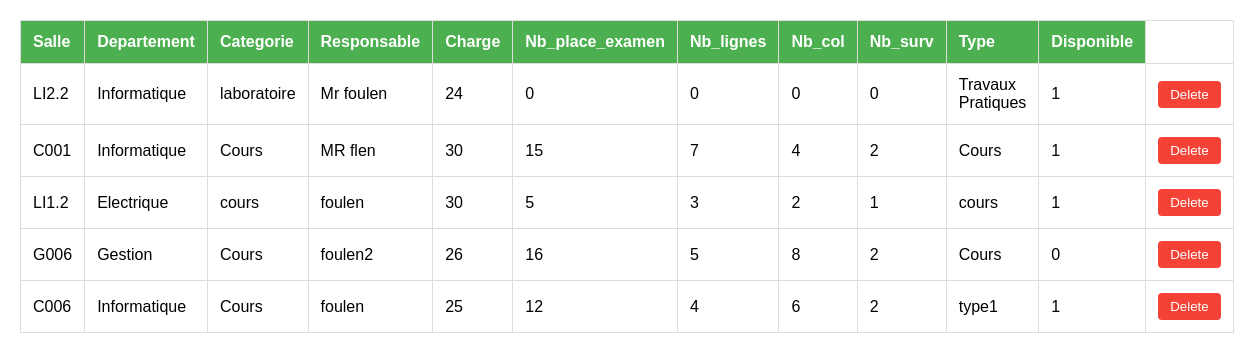
The page /view.php on the database its author committed.
### tables this page shows
CREATE TABLE `Salle` (
  `Salle` varchar(20) NOT NULL,
  `Departement` varchar(55) DEFAULT NULL,
  `Categorie` varchar(12) DEFAULT NULL,
  `Responsable` varchar(10) DEFAULT NULL,
  `Charge` tinyint DEFAULT NULL,
  `Nb_place_examen` tinyint DEFAULT NULL,
  `Nb_lignes` tinyint DEFAULT NULL,
  `Nb_col` tinyint DEFAULT NULL,
  `Nb_surv` smallint DEFAULT NULL,
  `Type` varchar(25) DEFAULT NULL,
  `Disponible` tinyint(1) NOT NULL DEFAULT '1'
);

### view.php (the view, shortened to what this page needs)
<!DOCTYPE html>
<html lang="en">
<head>
</head>
<body>
<?php
require('connect.php');
if (isset($_POST["select2"])) {
    $filter = $_POST["salles"];
    $filterValue = $_POST["filterValue"];
    switch ($filter) {
        case "categorie":
            $query = "SELECT * FROM Salle WHERE Catégorie = '$filterValue'";
            break;
        case "departement":
            $query = "SELECT * FROM Salle WHERE Département = '$filterValue'";
            break;
        case "type":
            $query = "SELECT * FROM Salle WHERE Type = '$filterValue'";
            break;
        default:
            $query = "SELECT * FROM Salle";
    }
    $result1 = $conn->query($query);
    if ($result1->num_rows > 0) {
        echo "<table>";
        echo "<tr>";
        foreach ($result1->fetch_fields() as $field) {
            echo "<th>{$field->name}</th>";
        }
        echo "</tr>";
        while ($row = $result1->fetch_assoc()) {
            echo "<tr>";
            foreach ($row as $value) {
                echo "<td>$value</td>";
            }
            echo "<td><button class='delete-btn' onclick='deleteRecord(\"{$row["Salle"]}\")'>Delete</button></td>";
            echo "</tr>";
        }
        echo "</table>";
    } else {
        echo "<p>No records found for the specified filter and value.</p>";
    }
} else {
    $select = "SELECT * FROM Salle";
    $result = $conn->query($select);
    if ($result->num_rows > 0) {
        $rows = $result->fetch_all(MYSQLI_ASSOC);
        echo "<table>";
        echo "<tr>";
        foreach ($rows[0] as $key => $value) {
            echo "<th>$key</th>";
        }
        echo "</tr>";
        foreach ($rows as $row) {
            echo "<tr>";
            foreach ($row as $value) {
                echo "<td>$value</td>";
            }
            echo "<td><button class='delete-btn' onclick='deleteRecord(\"{$row["Salle"]}\")'>Delete</button></td>";
            echo "</tr>";
        }
        echo "</table>";
    } else {
        echo "<p>Nothing found</p>";
    }
}
?>
</body>
</html>

### view.php (style rules this page uses)
body { font-family: Arial, sans-serif; margin: 20px; }
table { width: 100%; border-collapse: collapse; margin-top: 20px; }
table, th, td { border: 1px solid #ddd; }
th, td { padding: 12px; text-align: left; }
th { background-color: #4caf50; color: white; }
.delete-btn { background-color: #f44336; color: white; padding: 6px 12px; border: none; border-radius: 4px; cursor: pointer; }

### rows shown on the page
salle: Salle "LI2.2", Departement "Informatique", Categorie "laboratoire", Responsable "Mr foulen", Charge "24", value "0", Type "Travaux Pratiques", Disponible "1"
salle: Salle "C001", Departement "Informatique", value "Cours", Responsable "MR flen", Charge "30", Nb_place_examen "15", Nb_lignes "7", Nb_col "4", Nb_surv "2", Disponible "1"
salle: Salle "LI1.2", Departement "Electrique", value "cours", Responsable "foulen", Charge "30", Nb_place_examen "5", Nb_lignes "3", Nb_col "2", value "1"
salle: Salle "G006", Departement "Gestion", value "Cours", Responsable "foulen2", Charge "26", Nb_place_examen "16", Nb_lignes "5", Nb_col "8", Nb_surv "2", Disponible "0"
salle: Salle "C006", Departement "Informatique", Categorie "Cours", Responsable "foulen", Charge "25", Nb_place_examen "12", Nb_lignes "4", Nb_col "6", Nb_surv "2", Type "type1", Disponible "1"

### other values the page prints
$key "Salle"
$key "Departement"
$key "Categorie"
$key "Responsable"
$key "Charge"
$key "Nb_place_examen"
$key "Nb_lignes"
$key "Nb_col"
$key "Nb_surv"
$key "Type"
$key "Disponible"
